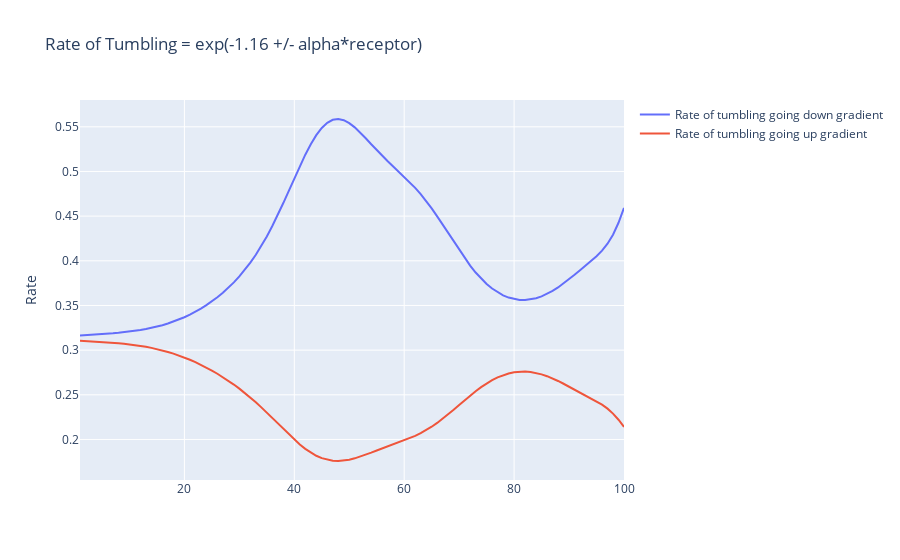

Write notebook code for a chart like this one.
### Code cell
# Create a plot of the alpha values and polynomial fit.

x_values = curve_fit_df['deme']

# create traces
trace0 = go.Scatter(
    x = x_values,
    y = input_param_df['rate_tum_down'],
    mode = 'lines',
    name = 'Rate of tumbling going down gradient'
)
# The second trace
trace1 = go.Scatter(
    x = x_values,
    y = input_param_df['rate_tum_up'],
    mode = 'lines',
    name = 'Rate of tumbling going up gradient'
)
# create the data
data = [trace0, trace1]  # assign traces to data

# create the layout
layout = go.Layout(
    title = "Rate of Tumbling = exp(-1.16 +/- alpha*receptor)",
    yaxis = dict(title = 'Rate')
)

# crate the fig
fig = go.Figure(data=data,layout=layout)
fig.show()
